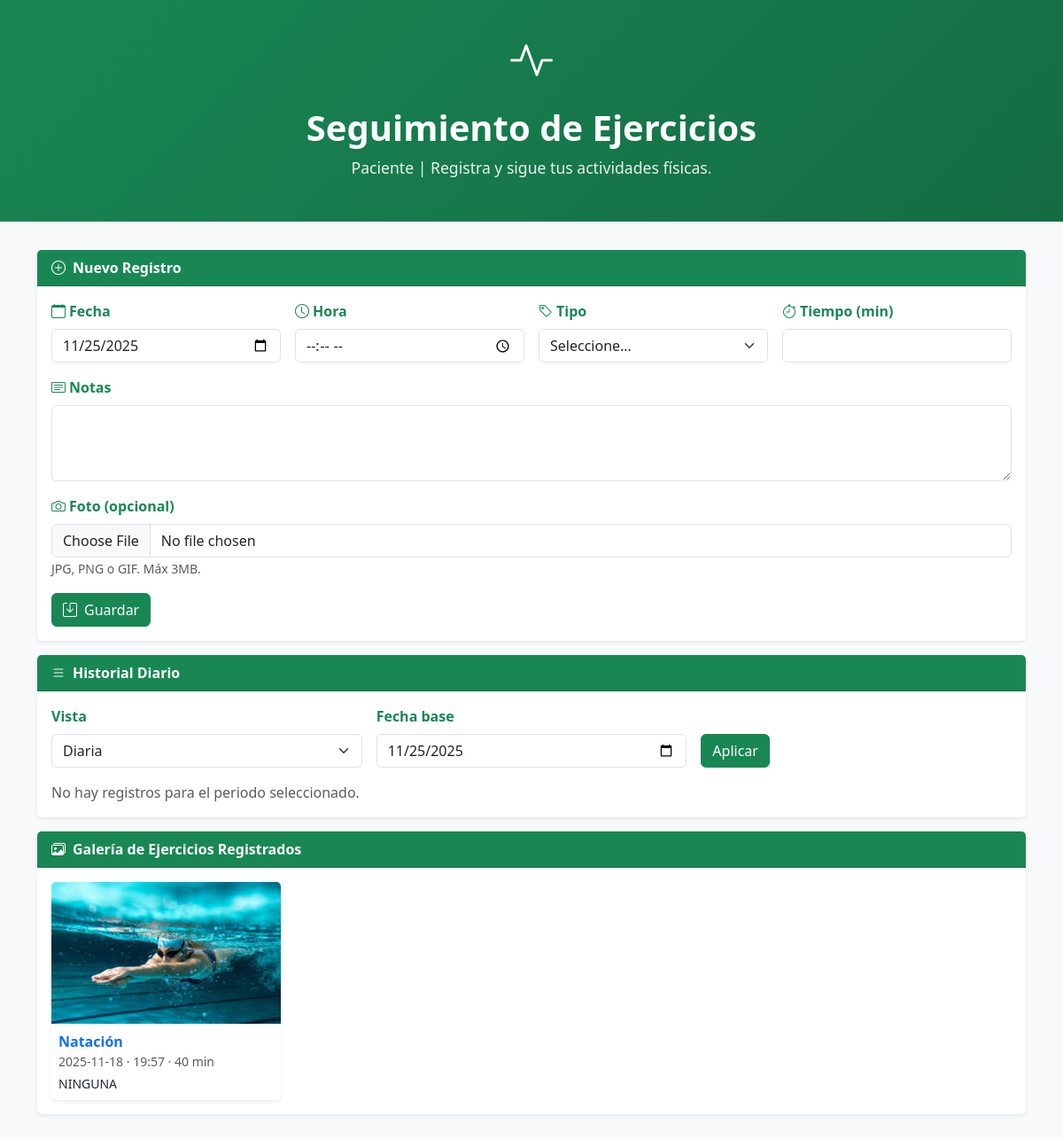
/Seguimiento_ejercicio.php (signed in), run on an earlier commit of the app's database.
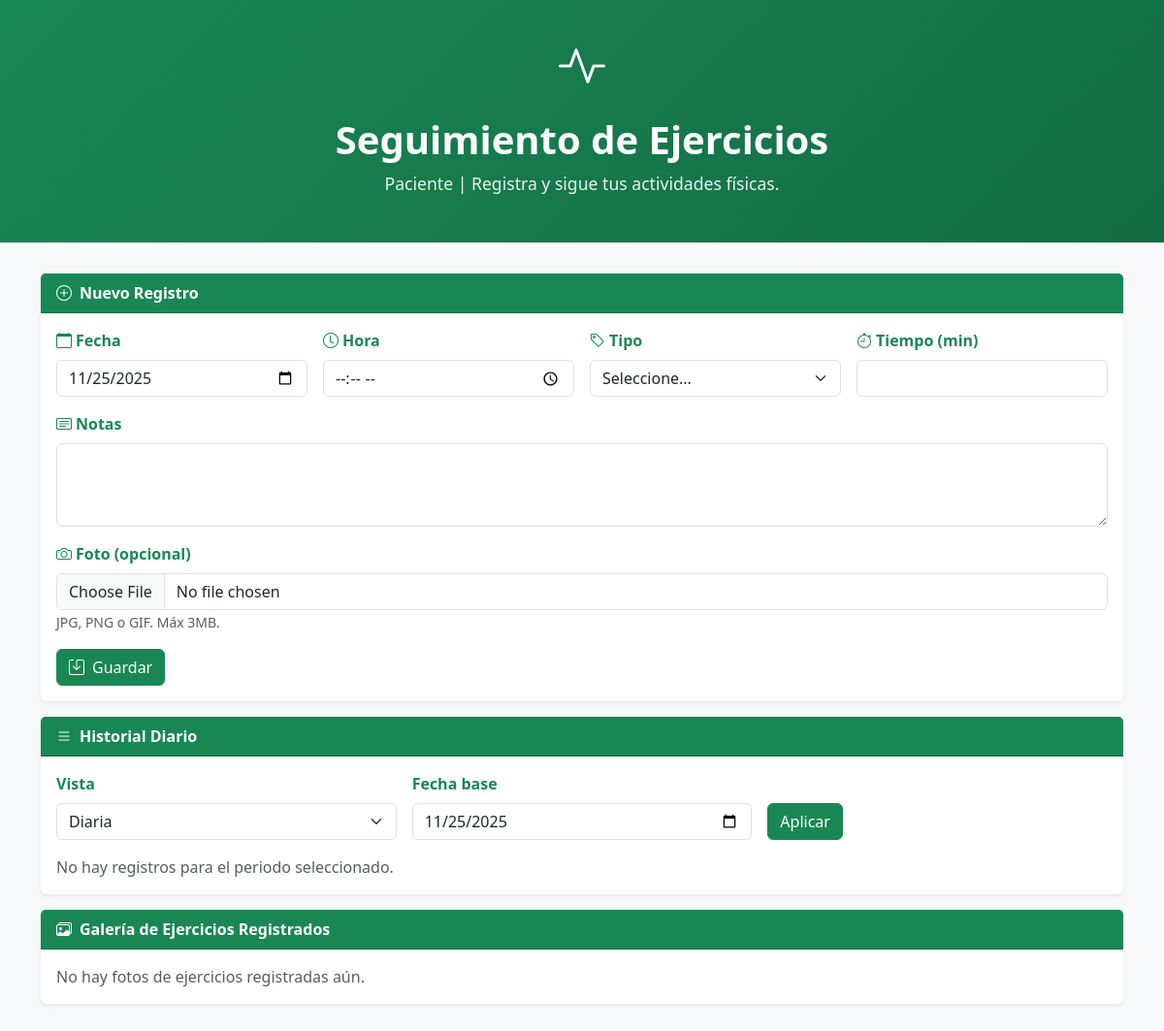
And on a later commit of the database.
### tables this page shows
CREATE TABLE `ejercicios` (
  `id_ejercicio` int(11) NOT NULL,
  `paciente_id` int(11) NOT NULL,
  `tipo_ejercicio` varchar(100) NOT NULL,
  `tiempo` int(11) NOT NULL COMMENT 'Duración en minutos',
  `hora` time NOT NULL DEFAULT '00:00:00',
  `fecha` date NOT NULL,
  `imagen_evidencia` varchar(255) DEFAULT NULL,
  `notas` text DEFAULT NULL,
  `fecha_registro` timestamp NOT NULL DEFAULT current_timestamp()
);

### Seguimiento_ejercicio.php (the view, shortened to what the changed rows need)
<?php
require_once __DIR__. '/db_connection.php';
function db_name(mysqli $cx): string {
    $res = $cx->query("SELECT DATABASE()"); $row = $res->fetch_row(); return $row[0] ?? '';
}
function column_exists(mysqli $cx, string $table, string $col): bool {
    $db = db_name($cx);
    $stmt = $cx->prepare("SELECT COUNT(*) FROM INFORMATION_SCHEMA.COLUMNS WHERE TABLE_SCHEMA=? AND TABLE_NAME=? AND COLUMN_NAME=?");
    $stmt->bind_param('sss', $db, $table, $col);
    $stmt->execute(); $stmt->bind_result($c); $stmt->fetch(); $stmt->close();
    return (int)$c > 0;
}
$user_id = (int)$_SESSION['id_usuarios'];
$stmt = $conexion->prepare("SELECT id_pacientes FROM pacientes WHERE id_usuarios = ? LIMIT 1");
$stmt->bind_param('i', $user_id);
$stmt->execute();
$res = $stmt->get_result();
$noRegistrado = false;
if ($row = $res->fetch_assoc()) {
  $paciente_id = (int)$row['id_pacientes'];
}
$conexion->query("CREATE TABLE IF NOT EXISTS ejercicios (
    id_ejercicio INT AUTO_INCREMENT PRIMARY KEY,
    paciente_id INT NOT NULL,
    fecha DATE NOT NULL,
    tipo_ejercicio VARCHAR(100) NOT NULL,
    tiempo INT NOT NULL COMMENT 'Duración en minutos',
    hora TIME NOT NULL DEFAULT '00:00:00',
    imagen_evidencia VARCHAR(255) DEFAULT NULL,
    notas TEXT NOT NULL,
    fecha_registro DATETIME NOT NULL DEFAULT CURRENT_TIMESTAMP,
    INDEX idx_paciente_fecha (paciente_id, fecha),
    CONSTRAINT fk_ejercicios_paciente FOREIGN KEY (paciente_id) REFERENCES pacientes(id_pacientes) ON DELETE CASCADE
) ENGINE=InnoDB DEFAULT CHARSET=utf8mb4;");
if (!column_exists($conexion, 'ejercicios', 'hora')) {
    $conexion->query("ALTER TABLE ejercicios ADD COLUMN hora TIME NOT NULL DEFAULT '00:00:00' AFTER tiempo");
}
$FK = column_exists($conexion, 'ejercicios', 'paciente_id') ? 'paciente_id' : (column_exists($conexion, 'ejercicios', 'id_pacientes') ? 'id_pacientes' : 'paciente_id');
?>
<!DOCTYPE html>
<html lang="es">
<head>
  <link href="https://cdn.jsdelivr.net/npm/bootstrap@5.3.0/dist/css/bootstrap.min.css" rel="stylesheet">
  <link rel="stylesheet" href="https://cdn.jsdelivr.net/npm/bootstrap-icons@1.10.0/font/bootstrap-icons.css">
</head>
<body>
    <div class="header-section">
        <div class="container text-center">
            <h1>Seguimiento de Ejercicios</h1>
        </div>
    </div>
    <div class="container mb-5">
    <?php if (!empty($noRegistrado) && isset($_SESSION['rol']) && $_SESSION['rol'] === 'Paciente'): ?>
      <div class="alert alert-warning"><i class="bi bi-exclamation-triangle-fill me-2"></i>Paciente nuevo: primero debes actualizar tus datos con tu médico tratante. Si aún no estás registrado en la clínica, contacta al personal para completar tu registro.</div>
    <?php else: ?>
    <div class="card">
      <div class="card-body">
        <?php
        $galeria = [];
        $sqlG = "SELECT fecha, tipo_ejercicio, tiempo, hora, imagen_evidencia, notas FROM ejercicios
                 WHERE {$FK}=? AND imagen_evidencia IS NOT NULL ORDER BY fecha DESC, hora DESC";
        $stmtG = $conexion->prepare($sqlG);
        $stmtG->bind_param('i', $paciente_id);
        $stmtG->execute(); $rg = $stmtG->get_result();
        while ($row = $rg->fetch_assoc()) $galeria[] = $row;
        ?>
        <?php if (!$galeria): ?>
          <p class="text-muted mb-0">No hay fotos de ejercicios registradas aún.</p>
        <?php else: ?>
          <div class="row g-3">
            <?php foreach ($galeria as $g): ?>
              <div class="col-sm-6 col-md-4 col-lg-3">
                <div class="card h-100">
                  <img src="<?= htmlspecialchars($g['imagen_evidencia']) ?>" class="card-img-top" style="height:160px;object-fit:cover" alt="Foto">
                  <div class="card-body p-2">
                    <div class="fw-semibold text-primary"><?= htmlspecialchars($g['tipo_ejercicio']) ?></div>
                    <div class="small text-muted"><?= htmlspecialchars($g['fecha']) ?> · <?= htmlspecialchars(substr($g['hora'],0,5)) ?> · <?= (int)$g['tiempo'] ?> min</div>
                    <div class="small mt-1"><?= nl2br(htmlspecialchars($g['notas'])) ?></div>
                  </div>
                </div>
              </div>
            <?php endforeach; ?>
          </div>
        <?php endif; ?>
      </div>
    </div>
  <?php endif; ?>
  </div>
</body>
</html>

What changed in the data, as far as the page shows it:
removed ejercicios: imagen_evidencia (picture), tipo_ejercicio "Natación", fecha "2025-11-18", hora "19:57", tiempo "40", notas "NINGUNA"
Also different on the page:
text now shown: "No hay fotos de ejercicios registradas aún."
